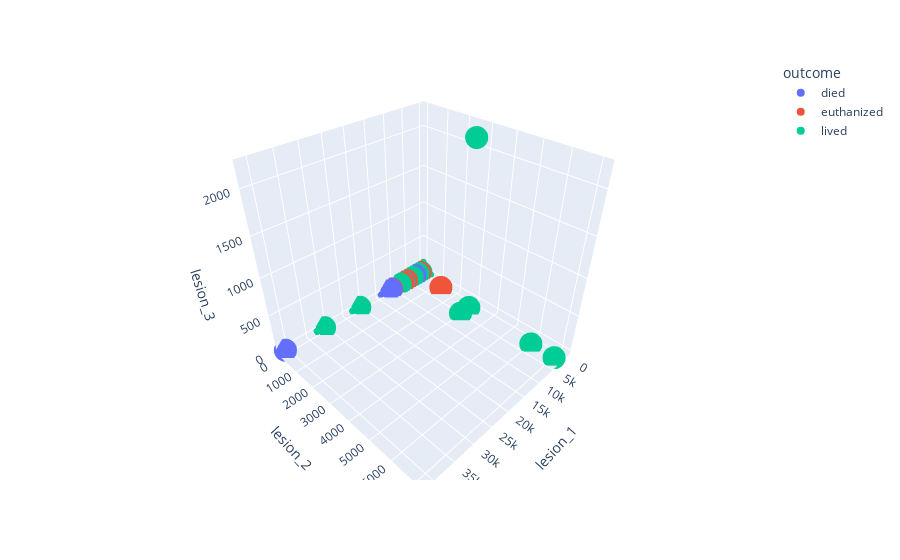

Notebook source saved alongside this figure:
### Code cell
px.scatter_3d(df, x='lesion_1', y='lesion_2', z='lesion_3', color='outcome').show()

### Figure 1 — Plotly figure (JSON) as saved in the notebook; plotly's stock layout.template omitted (floating-point values rounded to 4 significant figures; data arrays with more than 128 entries replaced by an {"elided": "..."} marker saying what was removed)
{"data": [{"hovertemplate": "outcome=died<br>lesion_1=%{x}<br>lesion_2=%{y}<br>lesion_3=%{z}<extra></extra>", "legendgroup": "died", "marker": {"color": "#636efa", "symbol": "circle"}, "mode": "markers", "name": "died", "scene": "scene", "showlegend": true, "type": "scatter3d", "x": [11300, 2208, 4300, 2208, 0, 3207, 1400, 4300, 4205, 2113, 4205, 3205, 7111, 4300, 7209, 7111, 3209, 3205, 4205, 3205, 2113, 2112, 11124, 3025, 2205, 3205, 4205, 3205, 3205, 5400, 2205, 2112, 3205, 3205, 2113, 1400, 4205, 2205, 3025, 1400, 3205, 2209, 2207, 7113, 5400, 2207, 3400, 4205, 2300, 2205, 3205, 1400, 3209, 2208, 5400, 3111, 2205, 3300, 2206, 3205, 2205, 41110, 2209, 5111, 2208, 7111, 2205, 11400, 12208, 2209, 4205, 4207, 8400, 1400, 7111, 31110, 3205], "y": [0, 0, 0, 0, 0, 0, 0, 0, 0, 0, 0, 0, 0, 0, 0, 0, 0, 0, 0, 0, 0, 0, 0, 0, 0, 0, 0, 0, 0, 0, 0, 0, 0, 0, 0, 0, 0, 0, 0, 0, 0, 0, 0, 0, 0, 0, 0, 0, 0, 0, 0, 0, 0, 0, 0, 0, 0, 0, 0, 0, 0, 0, 0, 0, 0, 0, 0, 0, 0, 0, 0, 0, 0, 0, 0, 0, 0], "z": [0, 0, 0, 0, 0, 0, 0, 0, 0, 0, 0, 0, 0, 0, 0, 0, 0, 0, 0, 0, 0, 0, 0, 0, 0, 0, 0, 0, 0, 0, 0, 0, 0, 0, 0, 0, 0, 0, 0, 0, 0, 0, 0, 0, 0, 0, 0, 0, 0, 0, 0, 0, 0, 0, 0, 0, 0, 0, 0, 0, 0, 0, 0, 0, 0, 0, 0, 0, 0, 0, 0, 0, 0, 0, 0, 0, 0]}, {"hovertemplate": "outcome=euthanized<br>lesion_1=%{x}<br>lesion_2=%{y}<br>lesion_3=%{z}<extra></extra>", "legendgroup": "euthanized", "marker": {"color": "#EF553B", "symbol": "circle"}, "mode": "markers", "name": "euthanized", "scene": "scene", "showlegend": true, "type": "scatter3d", "x": [2208, 3205, 2207, 7111, 5205, 3205, 3205, 7400, 2209, 2209, 1400, 2208, 3205, 3205, 3205, 4205, 2208, 2205, 2208, 1400, 2205, 6209, 1400, 3205, 1111, 300, 2208, 4124, 3205, 3112, 3205, 3205, 2209, 3205, 2113, 7209, 5206, 11124, 3111, 2205, 2209, 3205, 2208, 6112], "y": [0, 0, 0, 0, 0, 0, 0, 0, 1400, 0, 0, 0, 0, 0, 0, 0, 0, 0, 0, 0, 0, 0, 0, 0, 0, 0, 0, 0, 0, 0, 0, 0, 0, 0, 0, 0, 0, 0, 0, 0, 0, 0, 0, 0], "z": [0, 0, 0, 0, 0, 0, 0, 0, 0, 0, 0, 0, 0, 0, 0, 0, 0, 0, 0, 0, 0, 0, 0, 0, 0, 0, 0, 0, 0, 0, 0, 0, 0, 0, 0, 0, 0, 0, 0, 0, 0, 0, 0, 0]}, {"hovertemplate": "outcome=lived<br>lesion_1=%{x}<br>lesion_2=%{y}<br>lesion_3=%{z}<extra></extra>", "legendgroup": "lived", "marker": {"color": "#00cc96", "symbol": "circle"}, "mode": "markers", "name": "lived", "scene": "scene", "showlegend": true, "type": "scatter3d", "x": {"elided": "178 int values"}, "y": {"elided": "178 int values"}, "z": {"elided": "178 int values"}}], "layout": {"legend": {"title": {"text": "outcome"}, "tracegroupgap": 0}, "margin": {"t": 60}, "scene": {"domain": {"x": [0, 1], "y": [0, 1]}, "xaxis": {"title": {"text": "lesion_1"}}, "yaxis": {"title": {"text": "lesion_2"}}, "zaxis": {"title": {"text": "lesion_3"}}}}}
